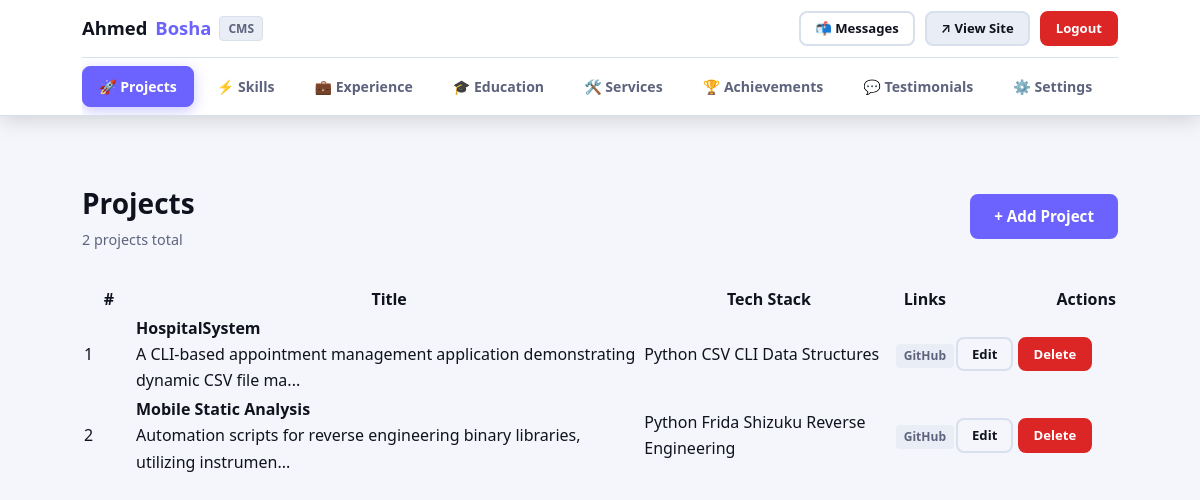
The page /admin (signed in) on the database as committed earlier.
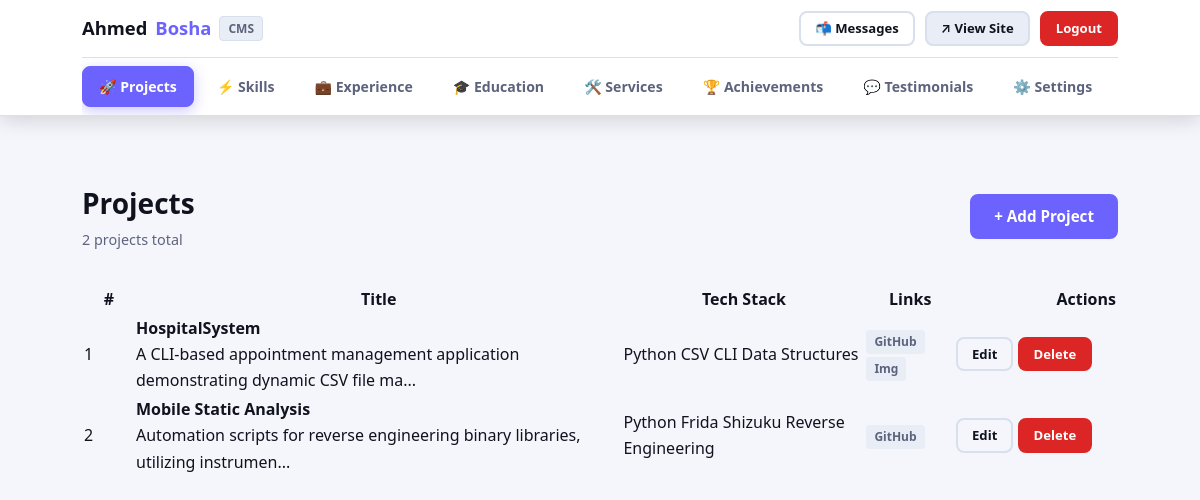
The same page on the database as committed later.
### tables this page shows
CREATE TABLE projects (
            id              INTEGER PRIMARY KEY AUTOINCREMENT,
            title           TEXT    NOT NULL,
            description     TEXT    NOT NULL,
            tech_stack      TEXT    NOT NULL,
            github_link     TEXT,
            live_demo_link  TEXT,
            certificate_url TEXT,
            image           TEXT,
            created_at      TIMESTAMP DEFAULT CURRENT_TIMESTAMP
        );

### app.py (the view)
@app.route("/admin")
@login_required
def admin_dashboard():
    db = get_db()
    projects = db.execute("SELECT * FROM projects ORDER BY created_at DESC").fetchall()
    return render_template("admin/dashboard.html", projects=projects)

### app.py (called while the page is built)
def get_db():
    if "db" not in g:
        g.db = sqlite3.connect(DATABASE)
        g.db.row_factory = sqlite3.Row
        g.db.execute("PRAGMA foreign_keys = ON")
    return g.db

def get_settings(db=None):
    if db is None:
        db = get_db()
    return db.execute("SELECT * FROM site_settings WHERE id = 1").fetchone()

@app.context_processor
def inject_globals():
    try:
        settings = get_settings()
        unread = get_db().execute(
            "SELECT COUNT(*) FROM messages WHERE is_read = 0"
        ).fetchone()[0]
    except Exception:
        settings = None
        unread = 0
    return dict(settings=settings, unread_count=unread)

def login_required(view):
    @functools.wraps(view)
    def wrapped(**kwargs):
        if not session.get("admin_logged_in"):
            flash("Please log in to access the dashboard.", "warning")
            return redirect(url_for("admin_login"))
        return view(**kwargs)
    return wrapped

### templates/admin/dashboard.html (shortened to what this page needs)
{% extends "base.html" %}
{% block body %}
{% set active_tab = 'projects' %}
{% include "admin/nav.html" %}
<main class="admin-main">
    <div class="container">
        <div class="admin-header">
            <div>
                <h1 class="admin-header__title">Projects</h1>
                <p class="admin-header__subtitle">{{ projects | length }} project{{ 's' if projects | length != 1 }} total</p>
            </div>
            <a href="{{ url_for('admin_add_project') }}" class="btn btn--primary">+ Add Project</a>
        </div>
        {% if projects %}
        <div class="table-wrap">
            <table class="admin-table">
                <thead>
                    <tr>
                        <th style="width:50px;">#</th>
                        <th>Title</th>
                        <th>Tech Stack</th>
                        <th>Links</th>
                        <th style="width:160px; text-align:right;">Actions</th>
                    </tr>
                </thead>
                <tbody>
                    {% for p in projects %}
                    <tr>
                        <td class="cell-id">{{ p.id }}</td>
                        <td>
                            <strong>{{ p.title }}</strong>
                            <p class="cell-desc">{{ p.description[:80] }}{% if p.description|length > 80 %}...{% endif %}</p>
                        </td>
                        <td>
                            <div class="card__tags">
                                {% for tech in p.tech_stack.split(',') %}
                                <span class="tag tag--sm">{{ tech.strip() }}</span>
                                {% endfor %}
                            </div>
                        </td>
                        <td>
                            {% if p.github_link %}<a href="{{ p.github_link }}" target="_blank" class="link-badge">GitHub</a>{% endif %}
                            {% if p.image %}<span class="link-badge" style="cursor:default;">Img</span>{% endif %}
                        </td>
                        <td>
                            <div class="cell-actions">
                                <a href="{{ url_for('admin_edit_project', project_id=p.id) }}" class="btn btn--sm btn--outline">Edit</a>
                                <form method="POST" action="{{ url_for('admin_delete_project', project_id=p.id) }}"
                                      style="display:inline;" onsubmit="return confirm('Delete &quot;{{ p.title }}&quot;?');">
                                    <button type="submit" class="btn btn--sm btn--danger">Delete</button>
                                </form>
                            </div>
                        </td>
                    </tr>
                    {% endfor %}
                </tbody>
            </table>
        </div>
        {% else %}
        <div class="empty-state">
            <p>No projects yet.</p>
            <a href="{{ url_for('admin_add_project') }}" class="btn btn--primary">Add your first project</a>
        </div>
        {% endif %}
    </div>
</main>
{% endblock %}

Rows that differ between the two databases and show on the page:
changed projects "HospitalSystem": now shows "Img"
